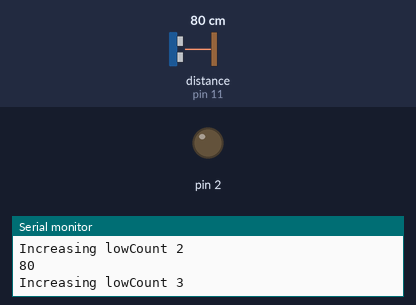
Simulated run of this sketch. Board: Arduino Uno, built with avr-gcc and run on an emulated ATmega328P. Parts: output pins drawn as LEDs (lit = HIGH), the last lines printed to the serial monitor. Wiring (inferred from the names in the program): ultrasonic range finder: trigger pin 12; echo pin 11. The inputs (shaded band) are chosen by the test bench; at power-on: distance to the obstacle (sensor on pin 11) 80 cm. The echo pulse lasts 58.3 µs per cm; pins used as bus, display or sensor lines are not drawn.

Above: at 1.2 s.
1.3 s: distance to the obstacle (sensor on pin 11) set to 69 cm
At 2.4 s:
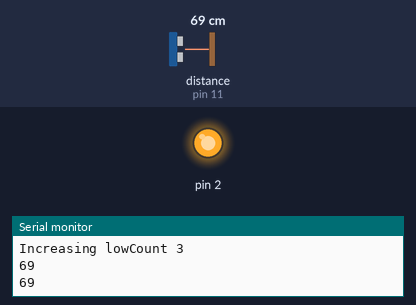
3.0 s: distance to the obstacle (sensor on pin 11) set to 8 cm
5.7 s: distance to the obstacle (sensor on pin 11) set to 5 cm
At 8.4 s:
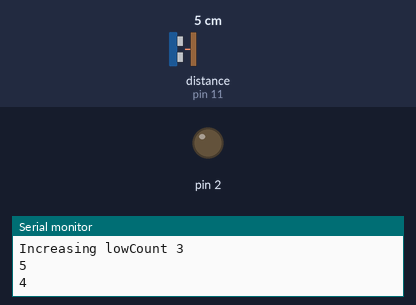
8.7 s: distance to the obstacle (sensor on pin 11) set to 9 cm
At 9.8 s:
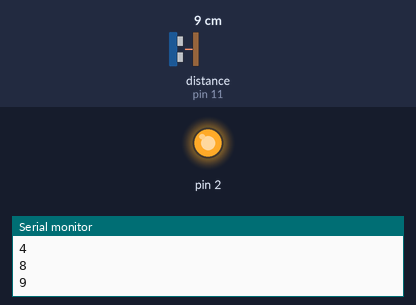
Timing chart, 0 to 11.5 s (numbered marks = the images above; inputs shaded):
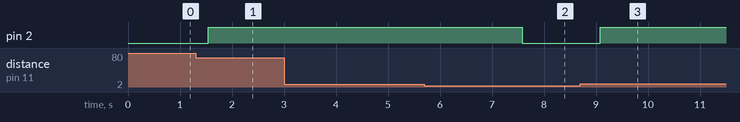

Measured:
- the behaviour switches between 75 and 74 cm on distance to the obstacle (sensor on pin 11) (found by bisection; images 0 and 1)
- the behaviour switches between 7 and 6 cm on distance to the obstacle (sensor on pin 11) (found by bisection; images 1 and 2)
- after the input at 1.3 s, pin 2: LOW → HIGH after 0.24 s
- after the input at 5.7 s, pin 2: HIGH → LOW after 1.9 s
- after the input at 8.7 s, pin 2: LOW → HIGH after 0.39 s

The sketch:

MyArduino_MirrorController.ino
```cpp
#define trigPin 12
#define echoPin 11
int lowCount = 0;

void setup() {
  Serial.begin(9600);
  pinMode(trigPin, OUTPUT); //Pin, do którego podłączymy trig jako wyjście
  pinMode(echoPin, INPUT); //a echo, jako wejście
  pinMode(2, OUTPUT);

}

int zmierzOdleglosc(){
  long czas, dystans;

  digitalWrite(trigPin, LOW);
  delayMicroseconds(2);
  digitalWrite(trigPin, HIGH);
  delayMicroseconds(10);
  digitalWrite(trigPin, LOW);

  czas = pulseIn(echoPin, HIGH);
  dystans = czas / 58;

  return dystans;
}

void zakres(int a, int b) {
  int jakDaleko = zmierzOdleglosc();
  if ((jakDaleko > a) && (jakDaleko < b)) {
      digitalWrite(2, HIGH);
      lowCount = 0;
  } else {
      if (lowCount >= 3){
        digitalWrite(2, LOW);
      }
      else{
        lowCount += 1;
        Serial.print("Increasing lowCount ");
        Serial.println(lowCount);
      }

  }
}


void loop() {

  Serial.println(zmierzOdleglosc());
  zakres(5, 75);

  delay(500);
}
```
